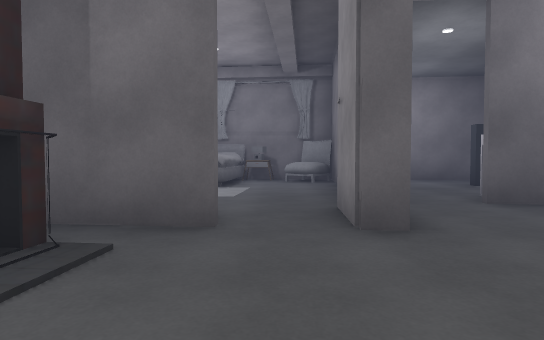
view 1 (above)

18 first-person views from a walk through a scene from a Unity 3-D project. The camera is 1.2 m above the floor, tilts 2° down and sees 75° across. Doors are open. The floor is counted in squares, 2 m on a side. Each view is taken from the middle of a square. On the plan, view 1 faces up. The plan holds only what a view shows up to about 10 squares ahead; the rest is blank. The place goes on beyond the plan. The player character is not drawn. Some animated figures are not drawn. Some surface patterns are stand-ins.

view 2
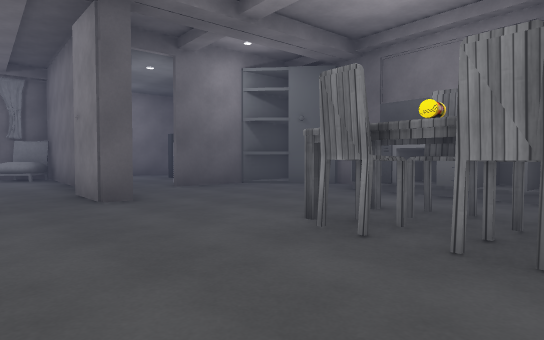

view 3
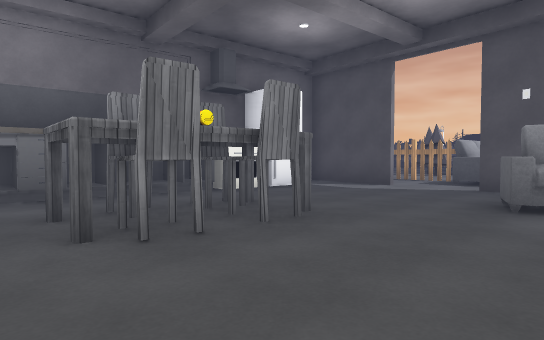

view 4
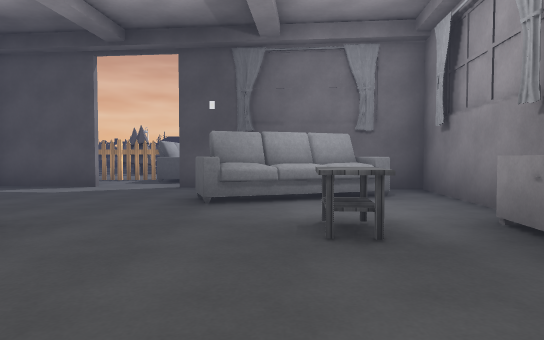

view 5
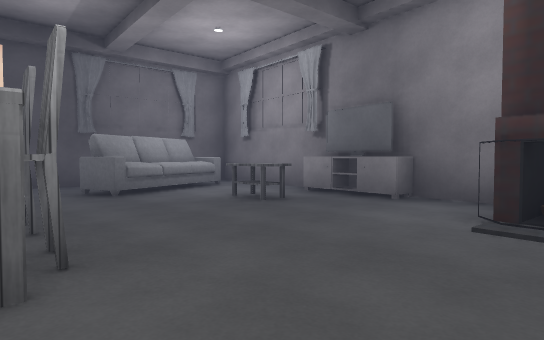

view 6
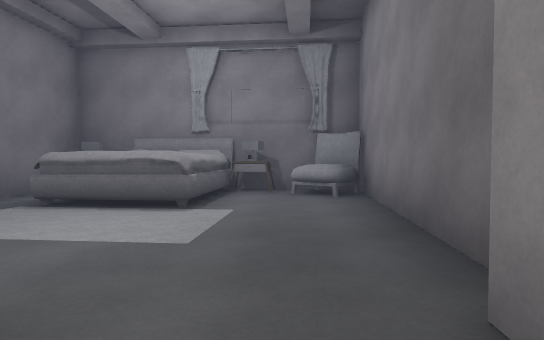

view 7
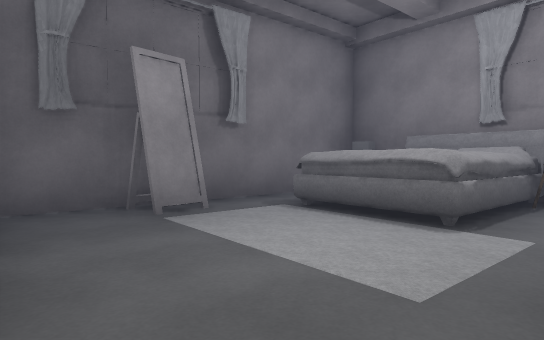

view 8
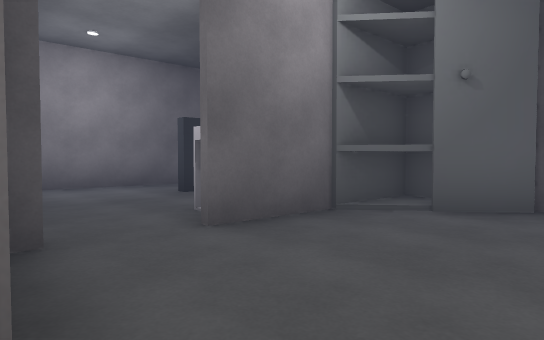

view 9
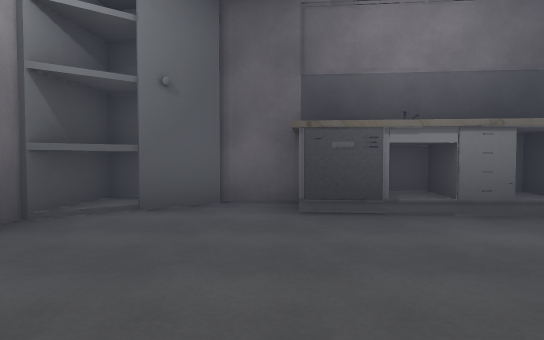

view 10
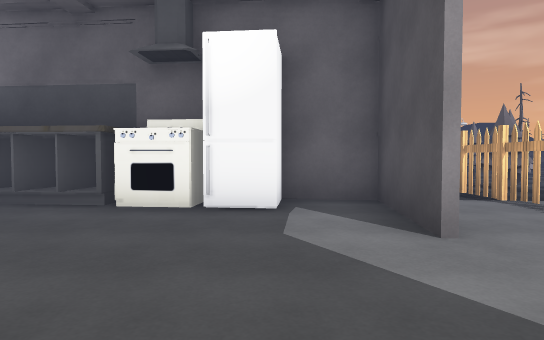

view 11
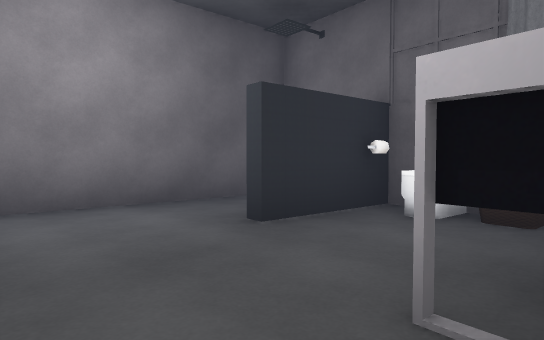

view 12
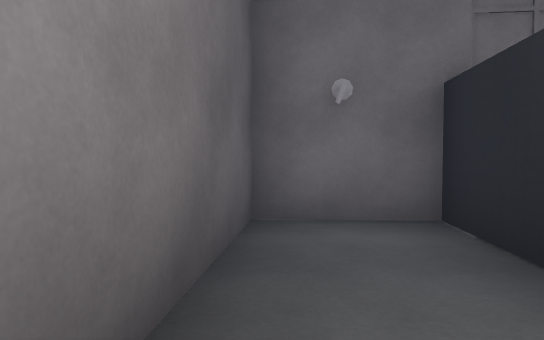

view 13
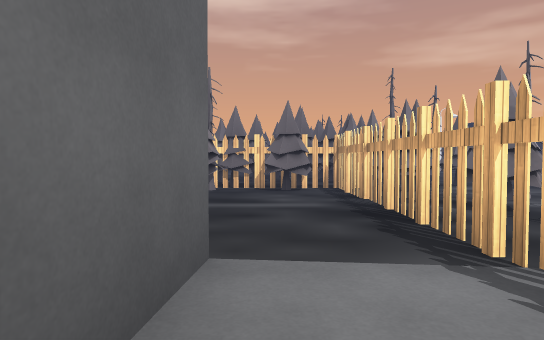

view 14
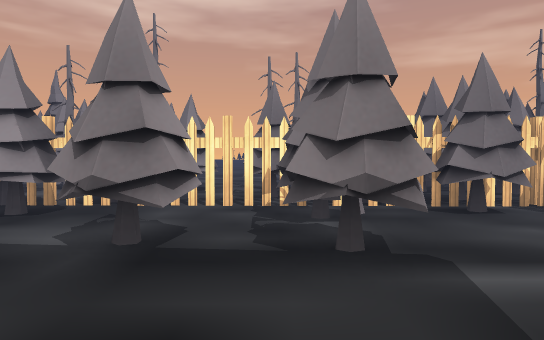

view 15
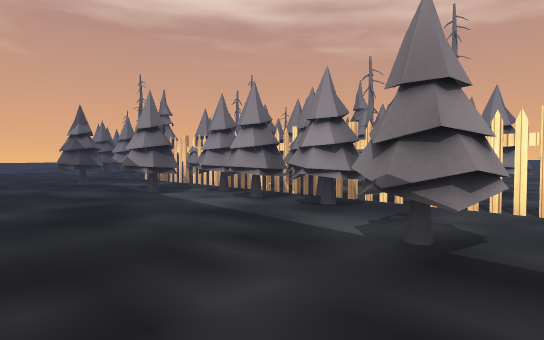

view 16
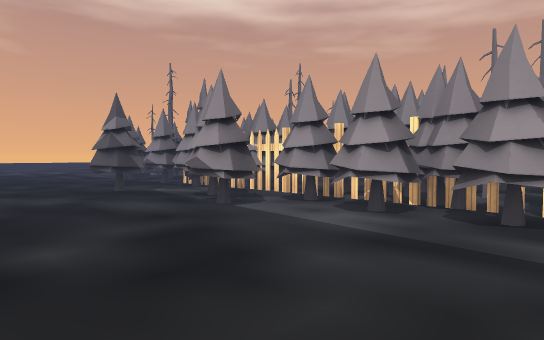

view 17
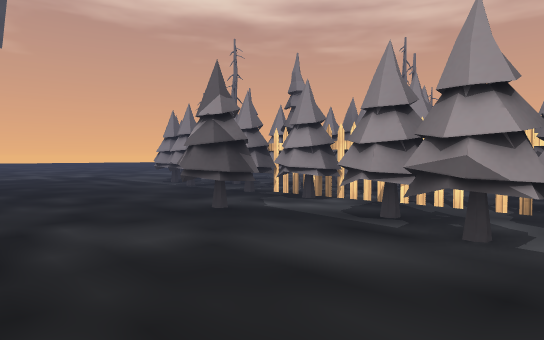

view 18
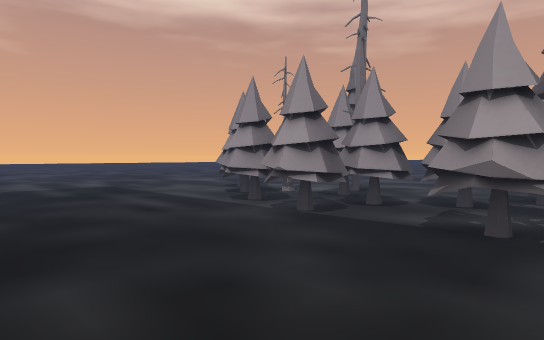

### Floor plan
Key: @ floor where view 1 was taken; # wall or solid block; . floor; D open door; ^ raised ledge; T thing the floor can be seen under or through; O other object.
Columns run from 4 left of view 1 to 11 right of it. Each row starts with its distance up from view 1.
 10 ########## .....
  9 # OOOO#..###...O
  8 #OOO..#..###..O
  7 #..O.##..##...O
  6 #....#....OO..OO
  5 #....#.D## ...OO
  4     .#..DD#..OO
  3   ##.#....#.OOOO
  2   #.......#..OO
  1  ##......D#..OOO
  0  #..@.OO.D....OO
 -1  O....OODD...OOO
 -2 #^O...OODD...OO
 -3 #.......D#....O
 -4 #.OOO...OO..OO #
 -5 #OOO....OO..OOOO
 -6 #####DD###..OOO
 -7      DD.......OO
 -8      OOTTTTTT#OO
 -9      O.. ..O..O
-10           .OO.O
-11             O..O
-12              ..O

Where each view was taken, in squares from view 1:
view 1: 0 up, 0 right, facing up
view 2: 2 down, 1 left, facing up-right
view 3: 1 up, 1 left, facing down-right
view 4: 1 up, 1 left, facing down
view 5: 2 up, 2 right, facing down-left
view 6: 3 up, 0 right, facing up
view 7: 4 up, 0 right, facing up-left
view 8: 2 up, 1 right, facing up-right
view 9: 2 up, 1 right, facing right
view 10: 5 down, 0 right, facing right
view 11: 5 up, 2 right, facing up-right
view 12: 9 up, 3 right, facing right
view 13: 7 down, 3 right, facing right
view 14: 5 down, 6 right, facing right
view 15: 5 down, 6 right, facing up-right
view 16: 3 down, 6 right, facing up-right
view 17: 0 up, 6 right, facing up-right
view 18: 4 up, 7 right, facing up-right
